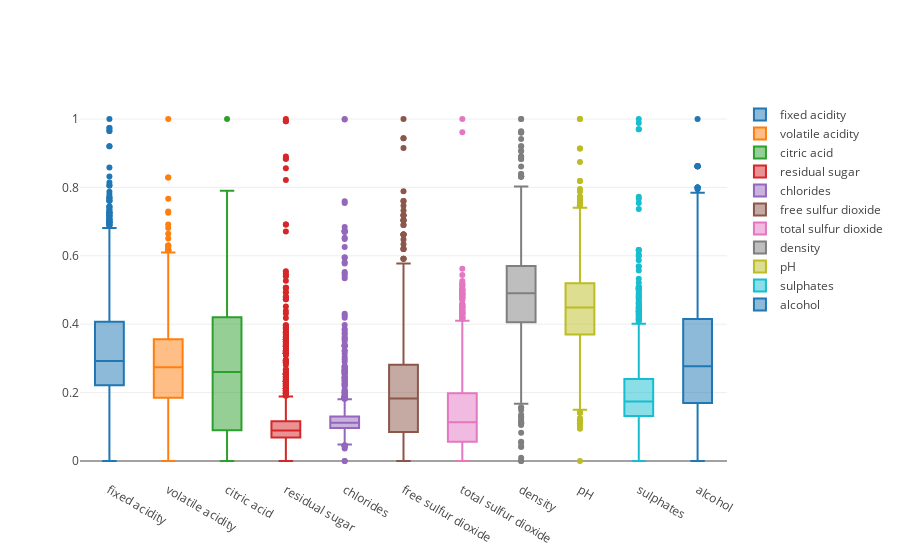

The code cell stored with this chart in its notebook:
### Markdown cell above
Utilizzando i box plot è possibile osservare in che modo i valori delle feature sono distribuiti. Essi ci permettono di leggerne valore medio, massimo, minimo e rilevare eventuali outlier, ossia dati che non seguono il trend del gruppo a cui appartengono. Se presenti in numero abbastanza elevato, tali valori possono in alcuni casi rendere più complicata l'analisi, perchè il modello apprenderà pattern che si allontanano dal reale andamento dei dati in analisi.
I valori sono stati normalizzati al fine di apprezzare meglio la visualizzazione, in quanto alcune feature presentavano valori estremamente alti rendendo il grafico schiacciato verso il basso.

### Code cell
# Normalizzazione dei dati (tra 0 e 1)
X = df.values
min_max_scaler = preprocessing.MinMaxScaler()
x_scaled = min_max_scaler.fit_transform(X)
df_norm = pd.DataFrame(x_scaled)

# Costruzione delle strutture per rappresentare i box plot
data = []
for i in range(len(df.columns) - 1):
    data.append(go.Box(
        name = df.columns[i],
        y = df_norm[i].tolist()        
    ))
df_norm.columns = df.columns    
fig = go.Figure(data=data)
iplot(fig)

### Figure 1 — Plotly figure (JSON) as saved in the notebook; plotly's stock layout.template omitted (floating-point values rounded to 4 significant figures; data arrays with more than 128 entries replaced by an {"elided": "..."} marker saying what was removed)
{"data": [{"name": "fixed acidity", "type": "box", "uid": "14416f6b-a08f-4c10-bbe8-335756813adb", "y": {"elided": "1599 float values"}}, {"name": "volatile acidity", "type": "box", "uid": "58aa39e2-b898-4478-bfa5-f83139c3ef28", "y": {"elided": "1599 float values"}}, {"name": "citric acid", "type": "box", "uid": "a9fbaf05-5e4d-4923-b365-d4b670521837", "y": {"elided": "1599 float values"}}, {"name": "residual sugar", "type": "box", "uid": "b3d48e04-81a7-4f42-a311-026f25d3fe7f", "y": {"elided": "1599 float values"}}, {"name": "chlorides", "type": "box", "uid": "0a3376e0-95a1-4967-9b51-9e5658acb210", "y": {"elided": "1599 float values"}}, {"name": "free sulfur dioxide", "type": "box", "uid": "02e2d6de-bbad-425c-ba78-8a20a429265f", "y": {"elided": "1599 float values"}}, {"name": "total sulfur dioxide", "type": "box", "uid": "a4e0b9ba-862d-4e48-8a3b-d5e8bc54fd94", "y": {"elided": "1599 float values"}}, {"name": "density", "type": "box", "uid": "8cc71036-8ddc-44f6-9ec6-eae812bee183", "y": {"elided": "1599 float values"}}, {"name": "pH", "type": "box", "uid": "391adc2d-3bf1-490c-aaa9-aa07bf3055f1", "y": {"elided": "1599 float values"}}, {"name": "sulphates", "type": "box", "uid": "73f4e11c-db71-4c87-8546-e80aeb95bf25", "y": {"elided": "1599 float values"}}, {"name": "alcohol", "type": "box", "uid": "99b4dba1-92ee-4666-b35b-0ea12dc1647f", "y": {"elided": "1599 float values"}}], "layout": {}}
